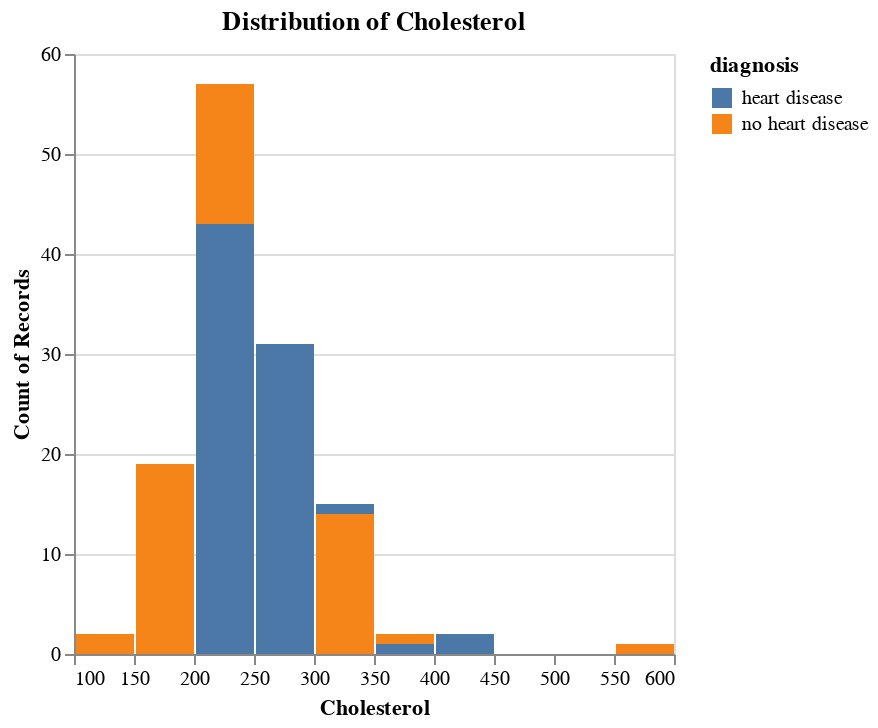

Source (notebook cell):
### Code cell
# cholesterol
chol_hist = alt.Chart(heart_disease_to_plot).mark_bar().encode(
    x=alt.X("cholesterol:Q", bin = True).title("Cholesterol"),
    y=alt.Y("count()").stack(False),
    color = "diagnosis:N"
).properties(
    title = "Distribution of Cholesterol"
)

chol_hist

### Figure 1 — Vega-Lite specification as saved in the notebook (floating-point values rounded to 4 significant figures; data arrays with more than 128 entries replaced by an {"elided": "..."} marker saying what was removed)
{"config": {"view": {"continuousWidth": 300, "continuousHeight": 300}}, "data": {"name": "data-9c4a3378c96395238948a08949b80eb7"}, "mark": {"type": "bar"}, "encoding": {"color": {"field": "diagnosis", "type": "nominal"}, "x": {"bin": true, "field": "cholesterol", "title": "Cholesterol", "type": "quantitative"}, "y": {"aggregate": "count", "stack": false, "type": "quantitative"}}, "title": "Distribution of Cholesterol", "$schema": "https://vega.github.io/schema/vega-lite/v5.15.1.json", "datasets": {"data-9c4a3378c96395238948a08949b80eb7": {"elided": "227 records"}}}
